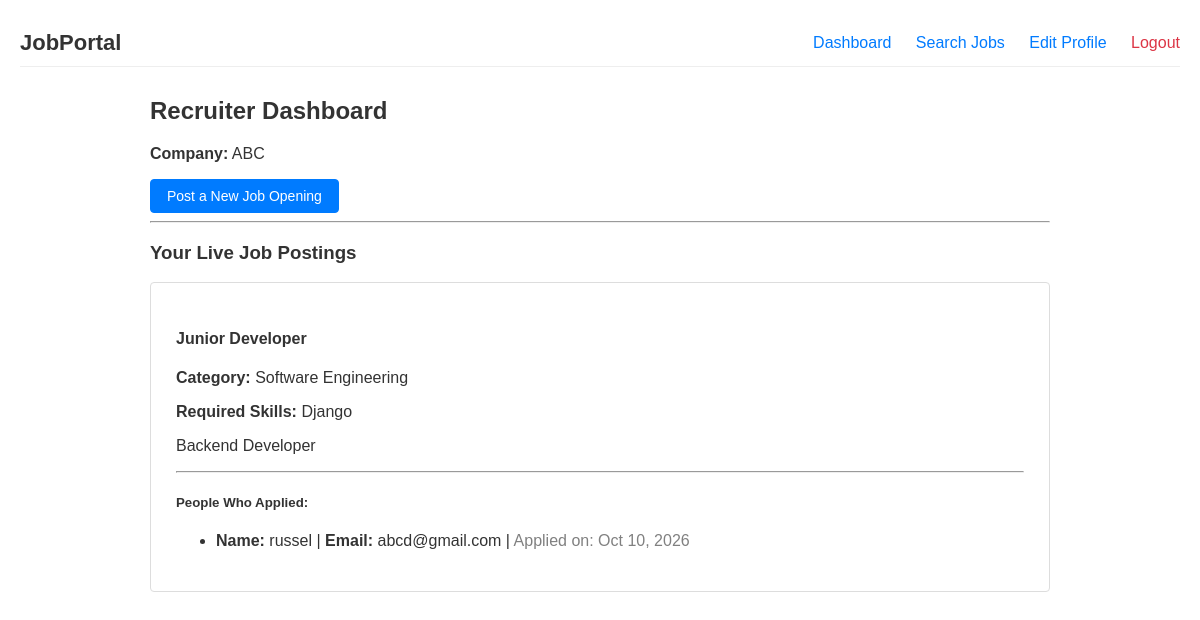
/dashboard/ (signed in), run on the app's committed database.
### jobs/models.py (models this page shows, shortened)
class RecruiterProfile(models.Model):
    user = models.OneToOneField(User, on_delete=models.CASCADE, related_name='recruiter_profile')
    company_name = models.CharField(max_length=200, blank=True)
    company_description = models.TextField(blank=True)

class Job(models.Model):
    recruiter = models.ForeignKey(User, on_delete=models.CASCADE, related_name='posted_jobs')
    title = models.CharField(max_length=200)
    category = models.CharField(max_length=100)
    description = models.TextField()
    skills_required = models.TextField(blank=True)
    created_at = models.DateTimeField(auto_now_add=True)

class Application(models.Model):
    job = models.ForeignKey(Job, on_delete=models.CASCADE, related_name='applications')
    jobseeker = models.ForeignKey(User, on_delete=models.CASCADE, related_name='applications')
    applied_at = models.DateTimeField(auto_now_add=True)

class User(AbstractUser):
    USER_TYPE_CHOICES = (
        ('recruiter', 'Recruiter'),
        ('jobseeker', 'Job Seeker'),
    )
    user_type = models.CharField(max_length=20, choices=USER_TYPE_CHOICES)

### jobs/views.py (the view, shortened to what this page needs)
# urls.py: path('dashboard/', views.dashboard_view, name='dashboard'),
@login_required
def dashboard_view(request):
    user = request.user
    if user.user_type == 'recruiter':
        profile, created = RecruiterProfile.objects.get_or_create(user=user)
        my_posted_jobs = Job.objects.filter(recruiter=user)
        return render(request, 'recruiter_dashboard.html', {
            'jobs': my_posted_jobs,
            'profile': profile
        })
    return render(request, 'base.html')

### templates/recruiter_dashboard.html
{% extends 'base.html' %}
{% block content %}
    <h2>Recruiter Dashboard</h2>
    <p><strong>Company:</strong> {{ profile.company_name|default:"Not specified" }}</p>
    <a href="{% url 'job_create' %}" class="btn">Post a New Job Opening</a>
    <hr>
    <h3>Your Live Job Postings</h3>
    {% if jobs %}
        {% for job in jobs %}
            <div class="job-card">
                <h4>{{ job.title }}</h4>
                <p><strong>Category:</strong> {{ job.category }}</p>
                <p><strong>Required Skills:</strong> {{ job.skills_required }}</p>
                <p>{{ job.description }}</p>
                <hr>
                <h5>People Who Applied:</h5>
                {% if job.applications.all %}
                    <ul>
                    {% for app in job.applications.all %}
                        <li style="margin-bottom: 8px;">
                            <strong>Name:</strong> {{ app.jobseeker.username }} |
                            <strong>Email:</strong> {{ app.jobseeker.email|default:"No email provided" }} |
                            <span style="color: gray;">Applied on: {{ app.applied_at|date:"M d, Y" }}</span>
                        </li>
                    {% endfor %}
                    </ul>
                {% else %}
                    <p style="color: gray;">No applicants yet.</p>
                {% endif %}
            </div>
        {% endfor %}
    {% else %}
        <p>You haven't published any jobs yet.</p>
    {% endif %}
{% endblock %}

### templates/base.html (style rules this page uses)
body { font-family: Arial, Helvetica, sans-serif; margin: 0; padding: 20px; background-color: #ffffff; color: #333333; }
.btn { background-color: #007bff; color: white; padding: 8px 16px; border: 1px solid #007bff; border-radius: 4px; cursor: pointer; text-decoration: none; display: inline-block; font-size: 14px; }
.job-card { border: 1px solid #dddddd; padding: 25px; margin-bottom: 20px; border-radius: 4px; }

### data on the page
RecruiterProfile: company_name "ABC"
Job: title "Junior Developer", category "Software Engineering", skills_required "Django", description "Backend Developer"
Application: jobseeker.username "russel", jobseeker.email "abcd@gmail.com", applied_at "Oct 10, 2026"
